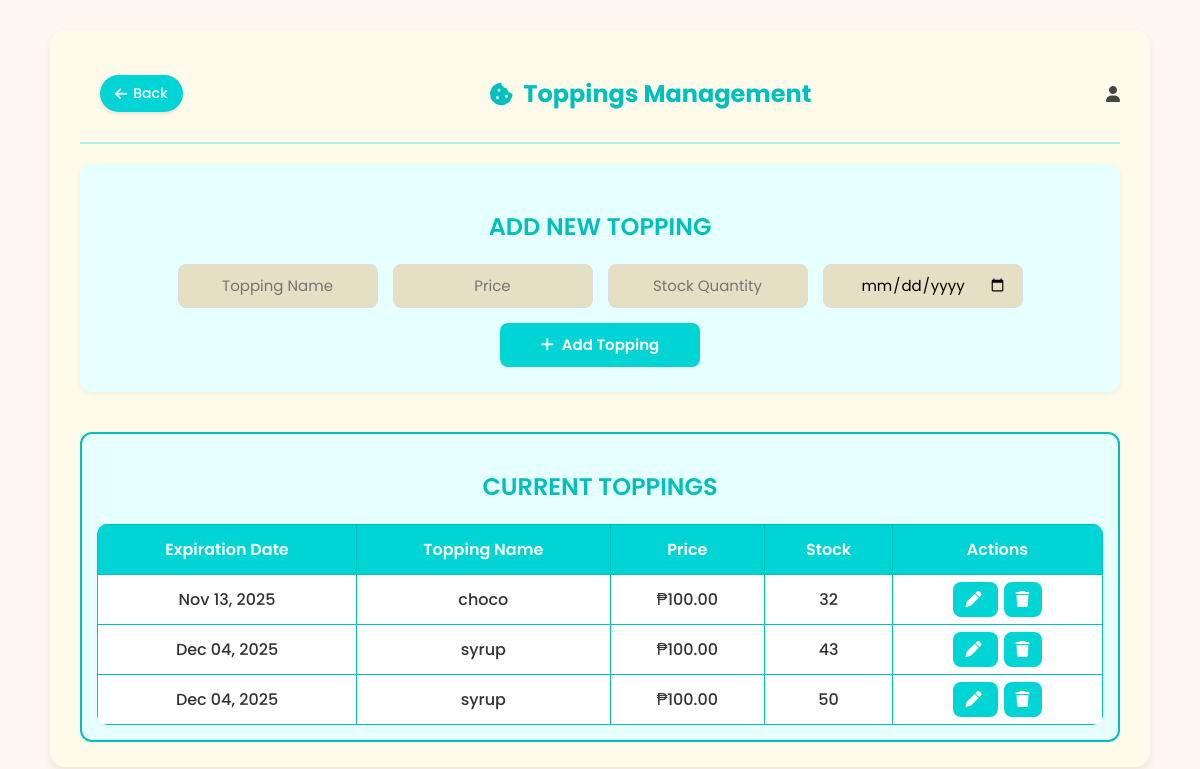
The app's page /toppings/ with its own data.
### dashboard/models.py (models this page shows, shortened)
class Topping(models.Model):
    name = models.CharField(max_length=100)
    price = models.DecimalField(max_digits=8, decimal_places=2)
    quantity = models.PositiveIntegerField(default=0)
    expiration_date = models.DateField(null=True, blank=True)

### dashboard/views.py (the view, shortened to what this page needs)
# urls.py: path('toppings/', views.toppings, name='toppings'),
def toppings(request):
    toppings = Topping.objects.all().order_by('name')
    topping_to_edit = None
    if 'edit' in request.GET:
        topping_to_edit = Topping.objects.get(id=request.GET['edit'])
    return render(request, 'dashboard/toppings.html', {
        'toppings': toppings,
        'topping_to_edit': topping_to_edit
    })

### dashboard/templates/dashboard/toppings.html (shortened to what this page needs)
{% load static %}
<!DOCTYPE html>
<html lang="en">
<head>
  <link rel="stylesheet" href="https://cdnjs.cloudflare.com/ajax/libs/font-awesome/6.5.0/css/all.min.css">
  <link rel="stylesheet" href="{% static 'css/toppings.css' %}">
</head>
<body>
  <div class="container">
    <header class="header">
      <a href="{% url 'home' %}" class="back-btn">
        <i class="fa-solid fa-arrow-left"></i> Back
      </a>
      <h1><i class="fa-solid fa-cookie-bite"></i> Toppings Management</h1>
      <div class="admin-profile">
        <i class="fa-solid fa-user"></i>
      </div>
    </header>
    <section class="add-form">
      <h2>ADD NEW TOPPING</h2>
      <form method="POST" action="{% url 'toppings' %}" id="toppingForm" class="form-section">
        <input type="text" name="name" id="toppingName" placeholder="Topping Name" required>
        <input type="number" name="price" id="price" placeholder="Price" step="0.01" required>
        <input type="number" name="quantity" id="quantity" placeholder="Stock Quantity" min="0" required>
        <input type="date" name="expiration_date" id="expiration_date" placeholder="Expiration Date" required>
        <button type="submit" class="add-btn" id="addToppingBtn">
          <i class="fa-solid fa-plus"></i> Add Topping
        </button>
      </form>
    </section>
    <section class="topping-list">
      <h2>CURRENT TOPPINGS</h2>
      <table>
        <thead>
          <tr>
            <th>Expiration Date</th>
            <th>Topping Name</th>
            <th>Price</th>
            <th>Stock</th>
            <th>Actions</th>
          </tr>
        </thead>
        <tbody id="toppingTableBody">
          {% for topping in toppings %}
          <tr>
            {% if topping_to_edit and topping_to_edit.id == topping.id %}
              <form method="POST" action="{% url 'toppings' %}" class="inline-edit-form">
                {% csrf_token %}
                <td><input type="date" name="expiration_date" value="{{ topping.expiration_date|date:'Y-m-d' }}"></td>
                <td><input type="text" name="name" value="{{ topping.name }}"></td>
                <td><input type="number" name="price" value="{{ topping.price }}" step="0.01"></td>
                <td><input type="number" name="quantity" value="{{ topping.quantity }}"></td>
                <td class="actions">
                  <button type="submit" name="action" value="update_topping">Save</button>
                  <a href="{% url 'toppings' %}" class="cancel-btn">Cancel</a>
                  <input type="hidden" name="topping_id" value="{{ topping.id }}">
                </td>
              </form>
            {% else %}
              <td>{{ topping.expiration_date|date:"M d, Y" }}</td>
              <td>{{ topping.name }}</td>
              <td>₱{{ topping.price|floatformat:2 }}</td>
              <td>{{ topping.quantity }}</td>
              <td class="actions">
                <a href="{% url 'toppings' %}?edit={{ topping.id }}" title="Edit">
                  <i class="fa-solid fa-pen"></i>
                </a>
                <a href="{% url 'delete_topping' topping.id %}" onclick="return confirm('Are you sure you want to delete {{ topping.name }}?')" title="Delete">
                  <i class="fa-solid fa-trash"></i>
                </a>
              </td>
            {% endif %}
          </tr>
          {% empty %}
          <tr>
            <td colspan="5" class="no-data">No toppings found.</td>
          </tr>
          {% endfor %}
        </tbody>
      </table>
    </section>
  </div>
</body>
</html>

### dashboard/static/css/toppings.css (style rules this page uses)
* { font-family: 'Poppins', sans-serif; box-sizing: border-box; }
body { background-color: #fff8f0; margin: 0; padding: 0; }
.back-btn { display: inline-flex; align-items: center; gap: 6px; background-color: #00d4d4; border: none; border-radius: 20px; padding: 8px 15px; color: white; cursor: pointer; margin: 20px; font-size: 14px; font-weight: 500; box-shadow: 0 2px 4px rgba(0, 0, 0, 0.1); text-decoration: none; transition: background 0.2s; }
.container { background-color: #fffbea; max-width: 1100px; margin: 30px auto; padding: 25px 30px; border-radius: 15px; box-shadow: 0 4px 10px rgba(0, 0, 0, 0.08); }
.header { display: flex; justify-content: space-between; align-items: center; border-bottom: 2px solid #b3f0f0; padding-bottom: 10px; margin-bottom: 20px; flex-wrap: wrap; gap: 10px; }
.header h1 { font-size: 24px; color: #00bfbf; display: flex; align-items: center; gap: 10px; }
.admin-profile { display: flex; align-items: center; gap: 8px; color: #444; }
.add-form { margin-top: 20px; background: #e6ffff; border-radius: 12px; padding: 25px; box-shadow: 0 2px 5px rgba(0, 0, 0, 0.05); }
.add-form h2 { text-align: center; color: #00bfbf; font-weight: 600; margin-bottom: 20px; }
.form-section { display: flex; justify-content: center; align-items: flex-end; gap: 15px; flex-wrap: wrap; margin-top: 10px; }
.add-form input { width: 200px; padding: 10px 15px; border-radius: 8px; border: 1px solid #ddd; background-color: #e5e0c3; font-size: 15px; text-align: center; height: 44px; }
.add-btn { background-color: #00d4d4; border: none; border-radius: 8px; padding: 10px 15px; color: white; font-weight: 600; cursor: pointer; transition: background 0.2s, transform 0.1s; display: flex; align-items: center; justify-content: center; gap: 8px; width: 200px; height: 44px; font-size: 15px; margin-top: auto; }
.topping-list { margin-top: 40px; overflow-x: auto; border: 2px solid #00bfbf; border-radius: 12px; padding: 15px; background-color: #e6ffff; }
.topping-list h2 { color: #00bfbf; text-align: center; font-weight: 600; }
.topping-list table { width: 100%; border-collapse: collapse; margin-top: 15px; min-width: 600px; text-align: center; background-color: white; border-radius: 10px; overflow: hidden; }
.topping-list th, .topping-list td { padding: 12px 15px; border: 1px solid #00bfbf; vertical-align: middle; }
.topping-list th { background-color: #00d4d4; color: white; font-weight: 600; }
.topping-list td { font-weight: 500; color: #333; }
.actions a, .actions button, .action-btn { background-color: #00d4d4; border: none; border-radius: 8px; color: white; padding: 6px 12px; margin: 3px; cursor: pointer; font-weight: 500; text-decoration: none; transition: opacity 0.2s, transform 0.1s; }

### dashboard/templates/dashboard/toppings.html (style rules this page uses)
input[type=number] { -moz-appearance: textfield; }

### records on screen
Topping: expiration_date "Nov 13, 2025", name "choco", price "100.00", quantity "32"
Topping: expiration_date "Dec 04, 2025", name "syrup", price "100.00", quantity "43"
Topping: expiration_date "Dec 04, 2025", name "syrup", price "100.00", quantity "50"
